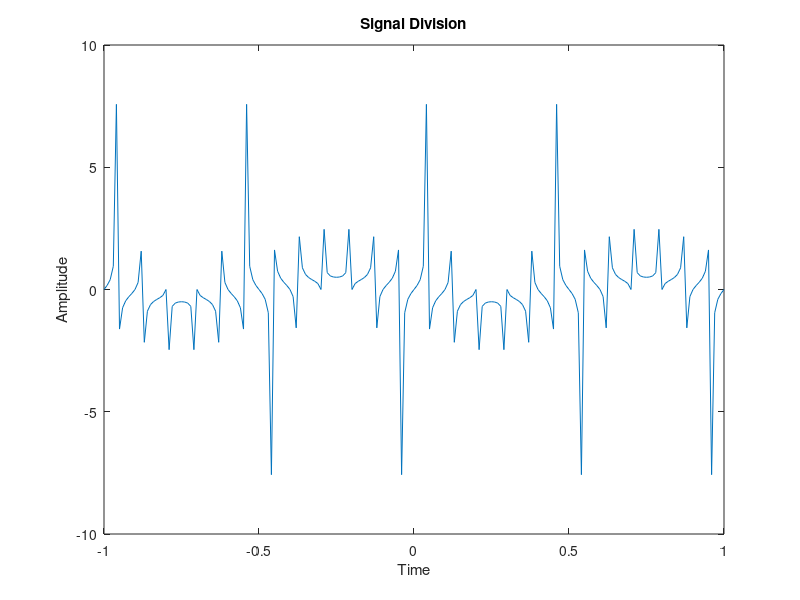

Write MATLAB code to recreate this figure.
clc;
clear all;
close all;

a=1;
b=2;
f1=5;
f2=6;
t=-1:0.01:1;
x1=a*sin(2*pi*f1*t);
x2=b*cos(2*pi*f2*t);

%Signal Division
lc=x1./x2;
plot(t,lc)
xlabel('Time')
ylabel('Amplitude')
title('Signal Division')